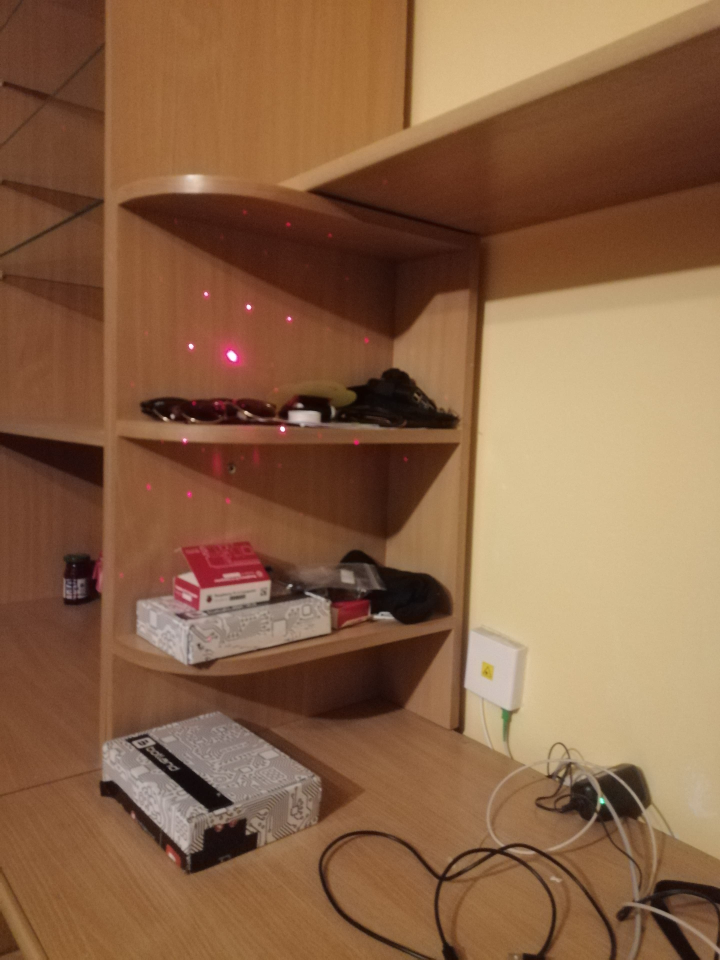
#> input picture 24.jpg, 2880 x 3840 px (shown at 1/4 size)
$ jupyter execute --allow-errors Untitled.ipynb
#> lines starting #> are read from the running program, lines starting #| are printed output that depends on the picture; after the words box and inside, x2 and y2 are one past the last pixel; in counts of white or black regions, pixels touching at a corner belong together
[cell 1]
from imutils import contours
from skimage import measure
import numpy as np
import argparse
import imutils
import cv2
import matplotlib.pyplot as plt

[cell 2]
image_path = '24.jpg'
image1 = cv2.imread(image_path)
#> image1 is the input picture: shape (3840, 2880, 3); mean B, G, R 69.8, 100, 138.7
image = cv2.resize(image1, (1080, 780))
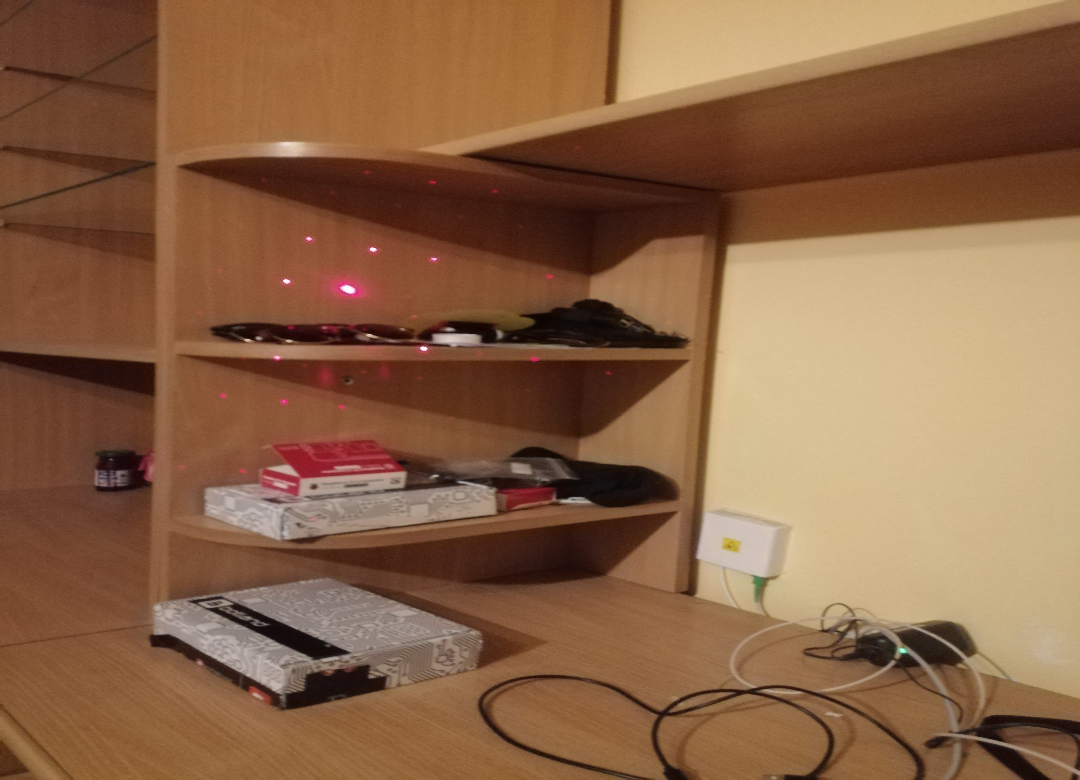
#> image: shape (780, 1080, 3); mean B, G, R 69.8, 99.9, 138.6
gray = cv2.cvtColor(image, cv2.COLOR_BGR2GRAY)
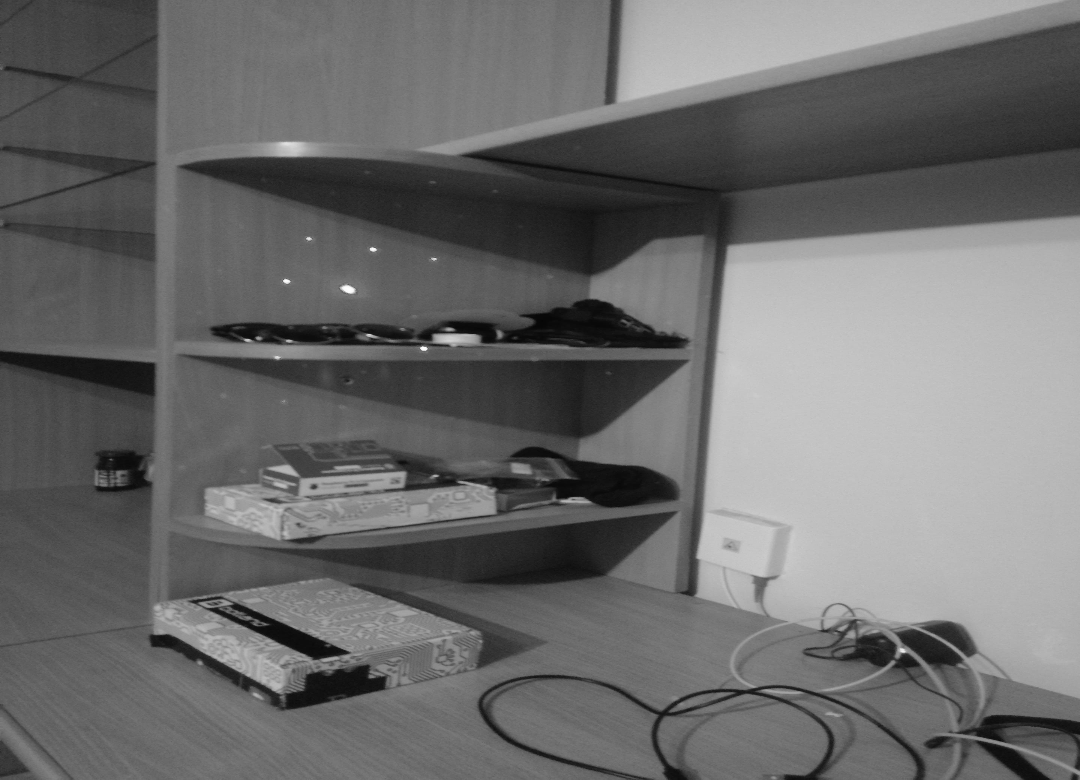
#> gray: shape (780, 1080); min 5, max 254, mean 108.1
hsv = cv2.cvtColor(image, cv2.COLOR_BGR2HSV)
#> hsv: shape (780, 1080, 3); mean H, S, V 14.4, 136.6, 138.6
lower_color_bounds = np.array([100, 100, 150])
upper_color_bounds = np.array([255,255,255])

mask = cv2.inRange(hsv,lower_color_bounds,upper_color_bounds )
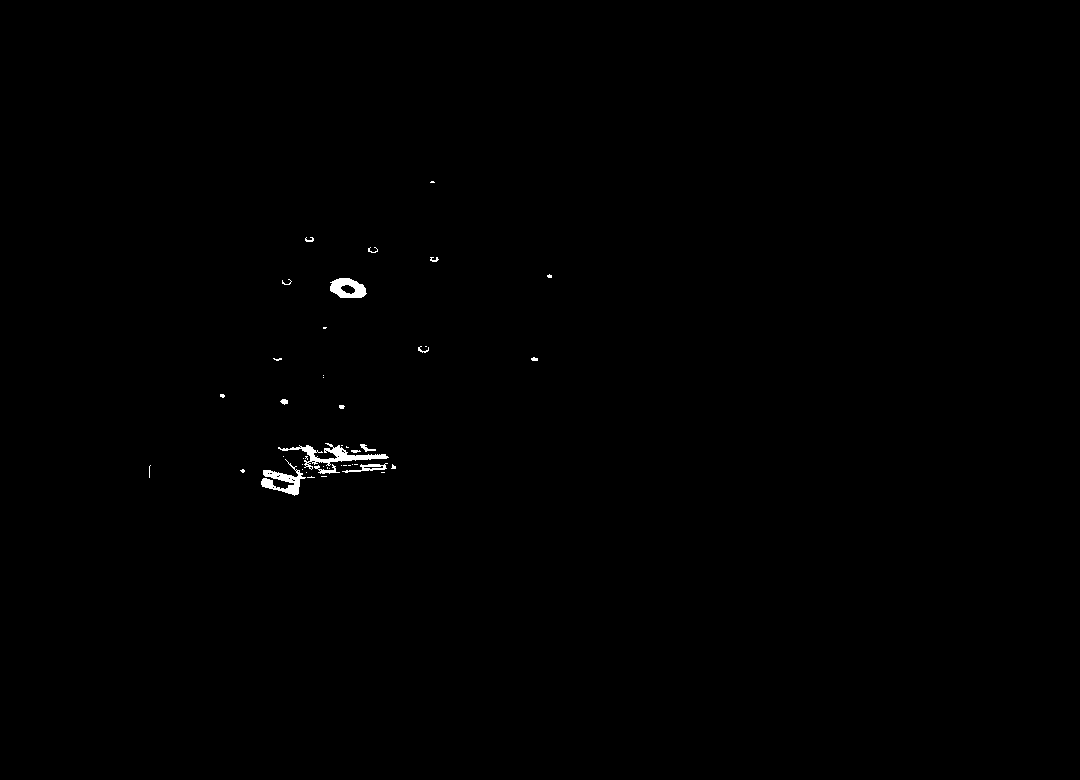
#> mask: shape (780, 1080); 0.3% white; 45 white regions (30 under 20 px), largest, box (x1, y1, x2, y2) and area: (278, 443, 389, 470) 746, (261, 459, 306, 496) 590, (330, 278, 367, 298) 489
#> (the rest of this cell did not finish here and is left out)

[cell 3]
image_path = '19.jpg'
image = cv2.imread(image_path)
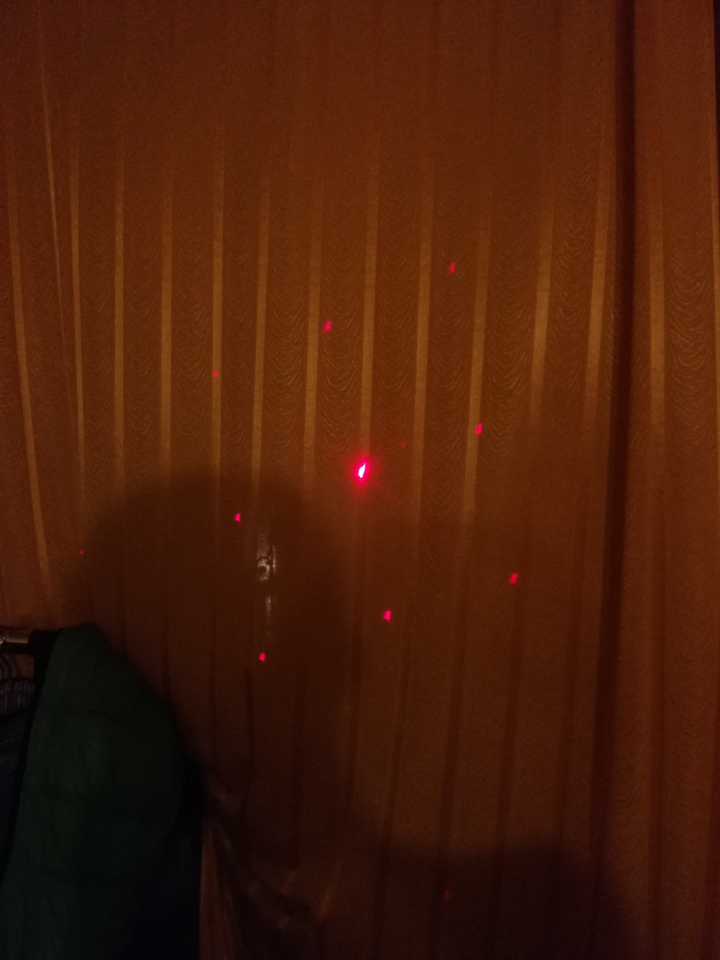
#> input picture 19.jpg, 2880 x 3840 px (shown at 1/4 size)
#> image is the input picture: shape (3840, 2880, 3); mean B, G, R 8.9, 29.4, 72.8
#image = cv2.resize(image1, (1080, 780))
blurred = cv2.GaussianBlur(image, (3,3), 0)
hsv = cv2.cvtColor(image, cv2.COLOR_BGR2HSV)
#> hsv: shape (3840, 2880, 3); mean H, S, V 14.9, 213, 73
lower_color_bounds = np.array([100, 100, 150])
upper_color_bounds = np.array([255,255,255])
mask = cv2.inRange(hsv,lower_color_bounds,upper_color_bounds )
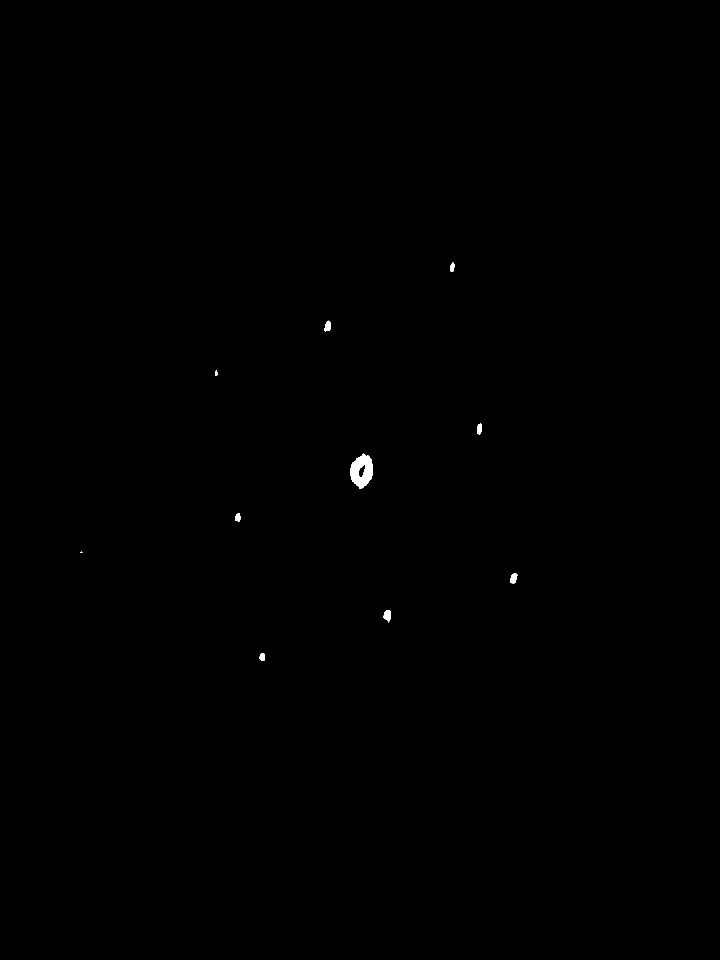
#> mask: shape (3840, 2880) (shown at 1/4 size); 0.12% white; 10 white regions, largest, box (x1, y1, x2, y2) and area: (1402, 1815, 1492, 1955) 8134, (1535, 2441, 1564, 2489) 995, (2041, 2294, 2069, 2333) 828
mask_rgb = cv2.cvtColor(mask,cv2.COLOR_GRAY2BGR)
print(mask[1][1])
#| 0
frame = hsv & mask_rgb
#> frame: shape (3840, 2880, 3); mean H, S, V 0.2, 0.3, 0.3
thresh = cv2.dilate(frame, None, iterations=6)
#> thresh: shape (3840, 2880, 3); mean H, S, V 0.4, 0.5, 0.5
thresh = cv2.erode(thresh, None, iterations=4)
#> thresh: shape (3840, 2880, 3); mean H, S, V 0.3, 0.4, 0.3
thresh = cv2.dilate(thresh, None, iterations=2)
#> thresh: shape (3840, 2880, 3); mean H, S, V 0.3, 0.4, 0.4
cv2.imwrite("test_mask.jpg", mask)
cv2.imwrite("frame_test.jpg", thresh)
plt.imshow(mask)
plt.show()

[cell 4]
def findPoint(mask):
    for i in range(len(mask)):
        for j in range(len(mask[i])):
            if mask[i][j] != 0:
                return i,j

[cell 5]
def bfs(mask):
    i,j = findPoint(mask)
    print(i, j)
    i = i + int(len(mask)*0.05)
    j = j + int(len(mask[i])*0.05)
    print(i, j)
    visited = np.zeros((len(mask), len(mask[i])))
    print(visited.shape)
    print(visited)
    queue = []

    queue.append((i + 1,j))
    queue.append((i + 1,j + 1))
    queue.append((i,j + 1))

    visited[i, j] = 1;
    while queue:
        (temp_i, temp_j) = queue.pop(0)
        visited[temp_i, temp_j] = 1
        if mask[temp_i][temp_j] != 0 :
            return temp_i, temp_j

        if(visited[temp_i + 1,temp_j] == 0):
            queue.append((temp_i + 1,temp_j))
        if(visited[temp_i + 1,temp_j + 1] == 0):
            queue.append((temp_i + 1,temp_j + 1))
        if(visited[temp_i,temp_j + 1] == 0):
            queue.append((temp_i,temp_j + 1))

[cell 6]
# threshold the image to reveal light regions in the
# blurred image
thresh = cv2.threshold(blurred, 150, 255, cv2.THRESH_BINARY)[1]

[cell 7]
# perform a series of erosions and dilations to remove
# any small blobs of noise from the thresholded image
thresh = cv2.erode(thresh, None, iterations=2)
thresh = cv2.dilate(thresh, None, iterations=4)

[cell 8]
# perform a connected component analysis on the thresholded
# image, then initialize a mask to store only the "large"
# components
labels = measure.label(thresh, neighbors=8, background=0)
mask = np.zeros(thresh.shape, dtype="uint8")
# loop over the unique components
#> (the rest of this cell did not finish here and is left out)
